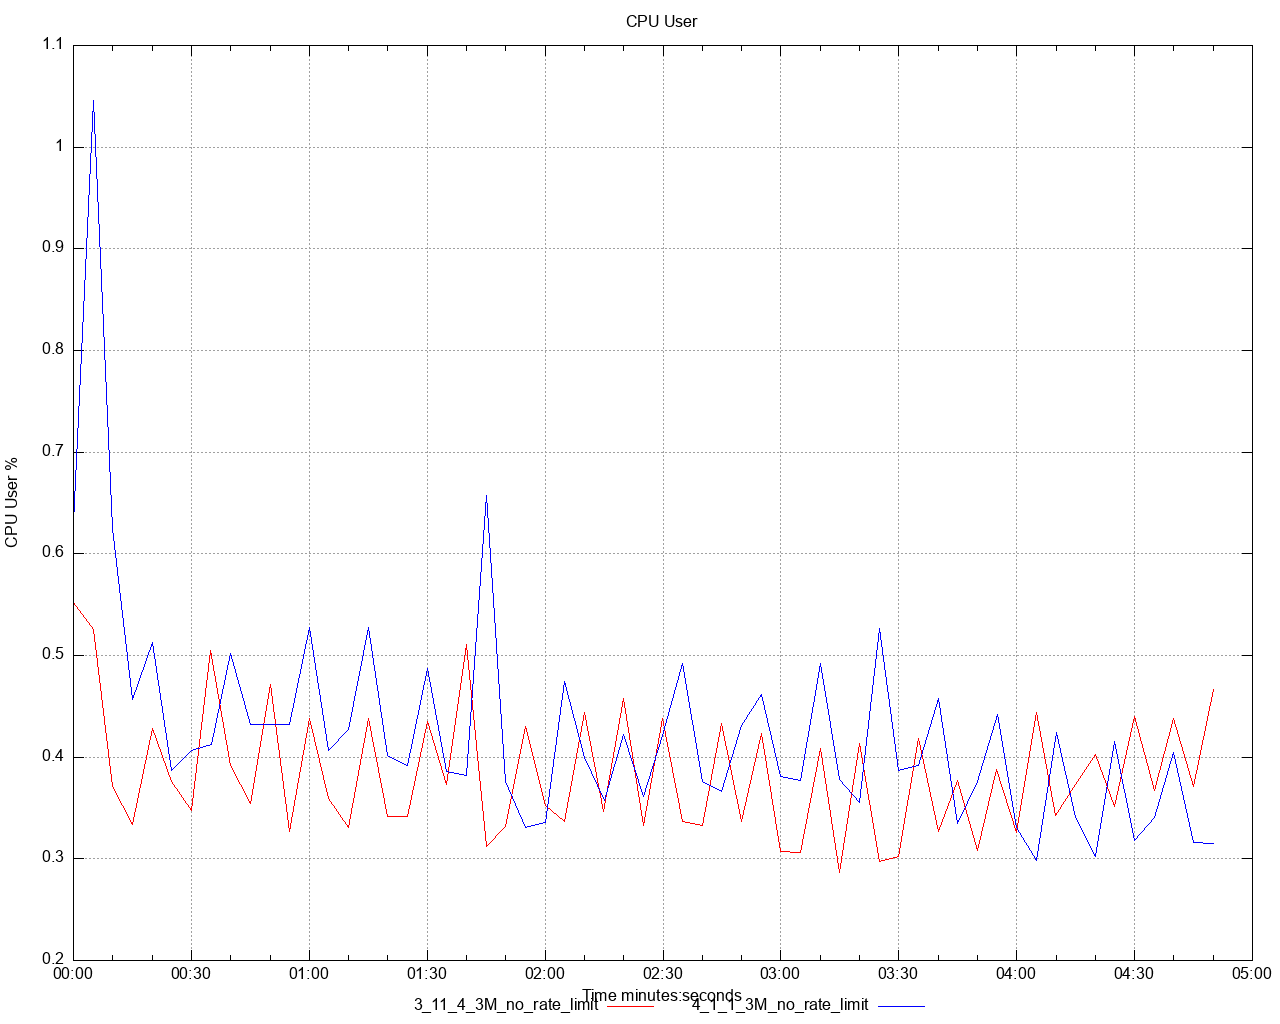

Source code (gnuplot):
set title 'CPU User' noenhanced
set style data lines
set datafile separator ","
set terminal png size 1280,1024
set grid
set key below
set xdata time
set timefmt "%s"
offset = 0
t0(x)=(offset=($0==0) ? x : offset, x - offset)
set xlabel 'Time minutes:seconds'
set ylabel 'CPU User %'
set output '/Users/ahmet.mircik/simulator/tests/report_3M_no_rate_limit/dstat/cpu_user_A2.png'
plot \
   '/Users/ahmet.mircik/simulator/tests/report_3M_no_rate_limit/data/cpu_user_A2_1.data' using (t0(timecolumn(1))):2 title "3_11_4_3M_no_rate_limit" noenhanced lt rgb "red", \
   '/Users/ahmet.mircik/simulator/tests/report_3M_no_rate_limit/data/cpu_user_A2_2.data' using (t0(timecolumn(1))):2 title "4_1_1_3M_no_rate_limit" noenhanced lt rgb "blue", \
